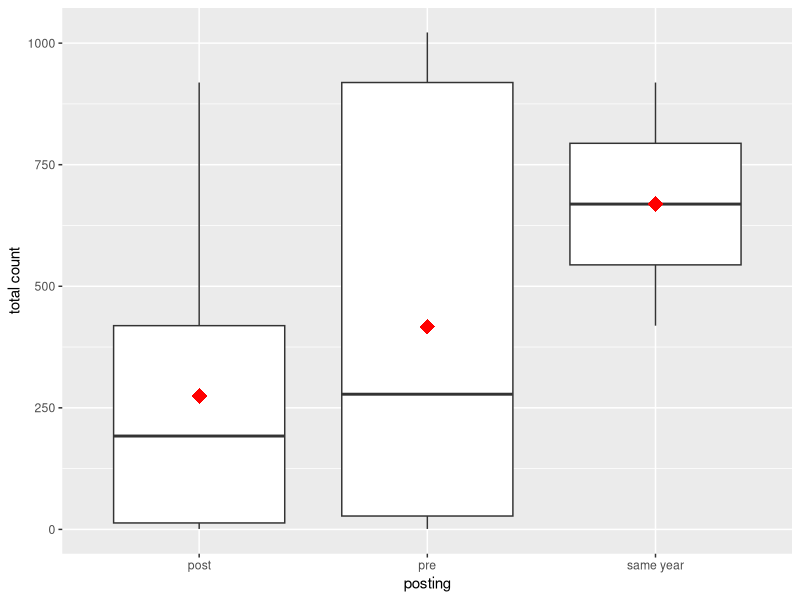
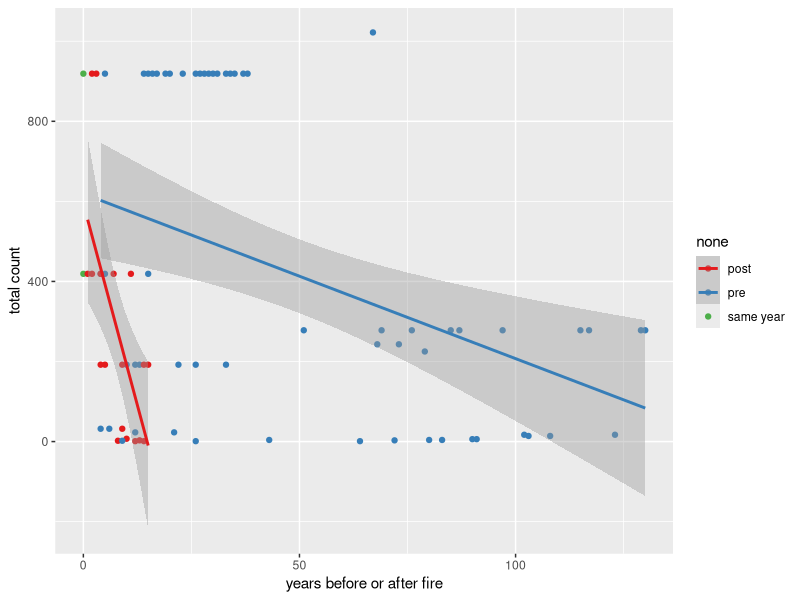
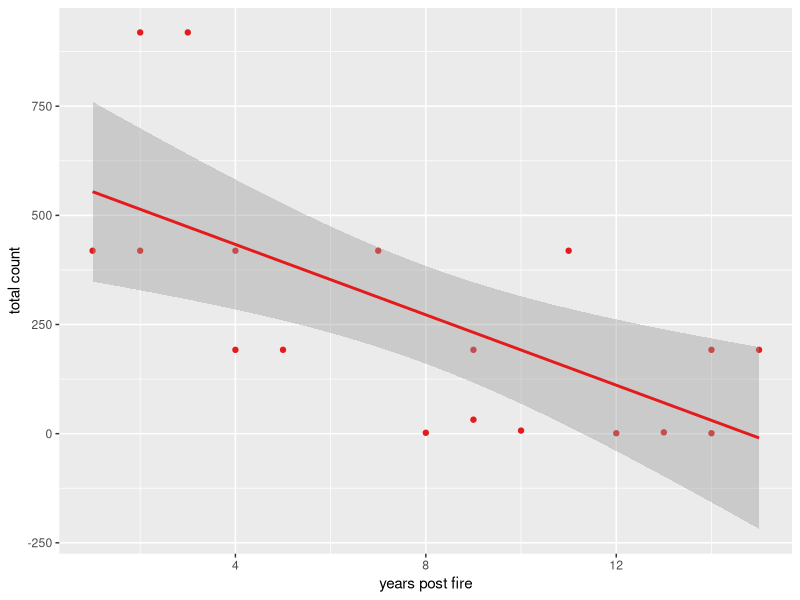

Generate these figures, in order, with R:
## ---- chunk 1
knitr::opts_chunk$set(echo = TRUE, warning = FALSE, message = FALSE)
## ---- chunk 2
#libraries
library(tidyverse)
library(skimr)

#count data
data <- read_csv("data/counts.csv") %>% 
  rename(ID = JOIN_FID, fire = FIRE_YEARn, site = INCIDENT, size = GISAcres, total_count = TotalBird)

#skim for QA/AC
#skim(data)

#tidy  
sites <- data %>% 
  group_by(ID) %>% 
  summarise(fire = mean(fire), size = as.integer(max(size)))
  
tidy <- data %>% 
  group_by(ID, year) %>% 
  summarise(total_count = total_count) 

tidy <- left_join(sites, tidy, by = "ID")

#specific to fire data now, calculate pre-post and absolute value of years 
tidy <- tidy %>% 
   mutate(offset = year - fire, posting = case_when(offset > 0 ~ "post", offset < 0 ~ "pre", offset == 0 ~ "same year"), n_years = abs(offset)) %>% 
  na.exclude() %>% 
  distinct(year, .keep_all= TRUE)
  
## ---- chunk 3
ggplot(tidy, aes(reorder(posting, total_count), total_count)) +
  geom_boxplot() + 
  stat_summary(fun.y=mean, geom="point", shape=18, size=5, color="red", fill="red") +
  labs(x = "posting", y = "total count")

ggplot(tidy, aes(n_years, total_count, color = posting)) +
  geom_point() +
  geom_smooth(method = lm) +
  scale_color_brewer(palette = "Set1") +
  labs(x = "years before or after fire", y = "total count", color = "none")

tidy %>% 
  filter(posting == "post") %>% 
  ggplot(., aes(n_years, total_count, color = posting)) +
  geom_point() +
  geom_smooth(method = lm) +
  scale_color_brewer(palette = "Set1") +
  labs(x = "years post fire", color = "", y = "total count") +
  theme(legend.position = "none")

